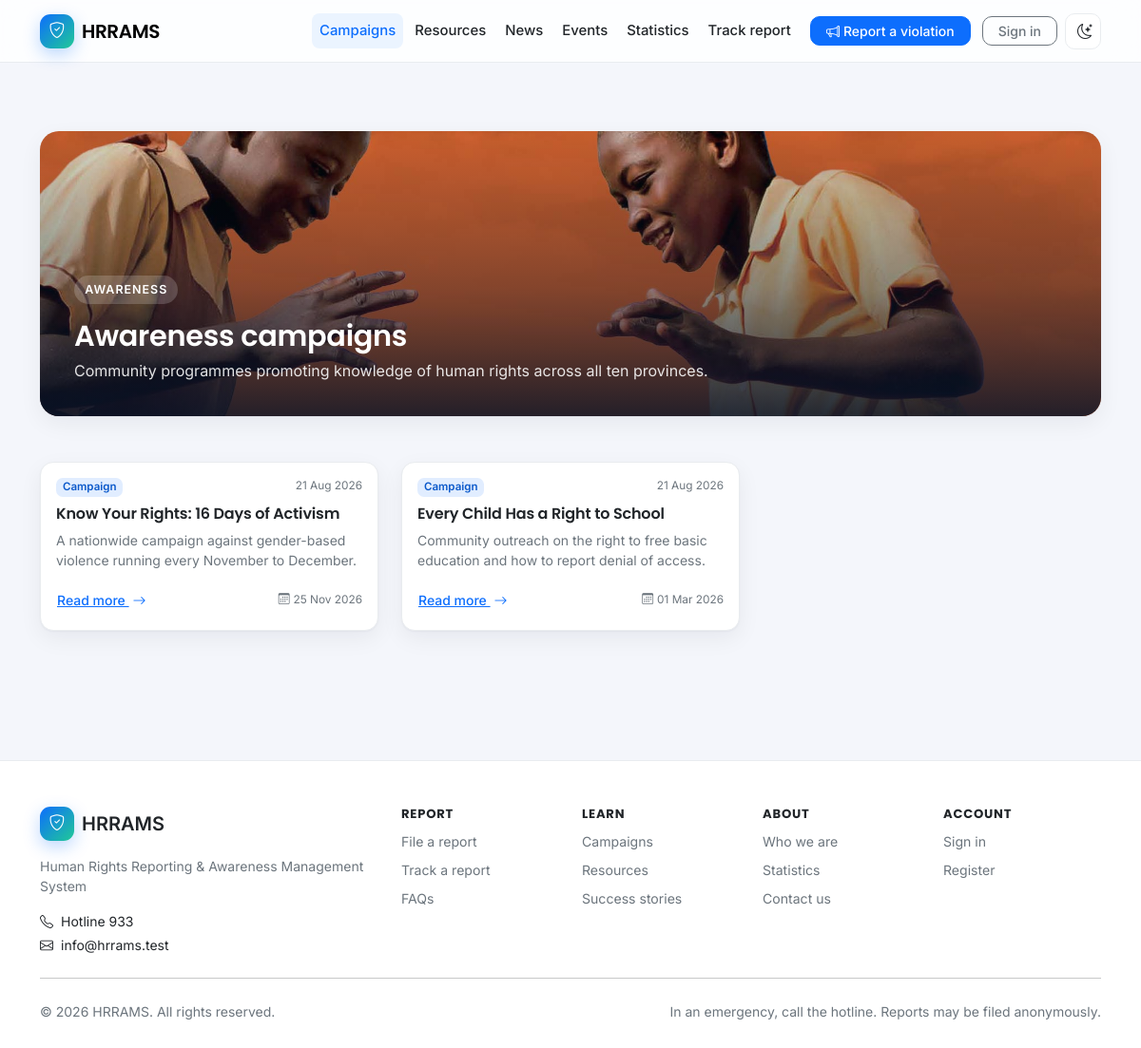
Page /campaigns on the committed database.
### tables this page shows
CREATE TABLE awareness_campaigns (
  id            BIGINT UNSIGNED AUTO_INCREMENT PRIMARY KEY,
  title         VARCHAR(200) NOT NULL,
  slug          VARCHAR(220) NOT NULL,
  type          ENUM('campaign','news','article','success_story','newsletter') NOT NULL DEFAULT 'campaign',
  summary       VARCHAR(500) NULL,
  body          MEDIUMTEXT   NULL,
  cover_path    VARCHAR(255) NULL,
  status        ENUM('draft','published','archived') NOT NULL DEFAULT 'draft',
  starts_on     DATE         NULL,
  ends_on       DATE         NULL,
  views         INT UNSIGNED NOT NULL DEFAULT 0,
  published_at  DATETIME     NULL,
  created_at    DATETIME     NOT NULL DEFAULT CURRENT_TIMESTAMP,
  updated_at    DATETIME     NULL ON UPDATE CURRENT_TIMESTAMP,
  created_by    INT UNSIGNED NULL,
  updated_by    INT UNSIGNED NULL,
  deleted_at    DATETIME     NULL,
  UNIQUE KEY uq_camp_slug (slug),
  KEY idx_camp_status_type (status, type),
  CONSTRAINT fk_camp_by FOREIGN KEY (created_by) REFERENCES users(id) ON DELETE SET NULL
);

CREATE TABLE settings (
  id            INT UNSIGNED AUTO_INCREMENT PRIMARY KEY,
  skey          VARCHAR(100) NOT NULL,
  svalue        TEXT         NULL,
  stype         ENUM('string','int','bool','json') NOT NULL DEFAULT 'string',
  group_name    VARCHAR(60)  NOT NULL DEFAULT 'general',
  created_at    DATETIME     NOT NULL DEFAULT CURRENT_TIMESTAMP,
  updated_at    DATETIME     NULL ON UPDATE CURRENT_TIMESTAMP,
  updated_by    INT UNSIGNED NULL,
  deleted_at    DATETIME     NULL,
  UNIQUE KEY uq_settings_key (skey)
);

### app/Views/awareness/list.php (the view, shortened to what the rows shown need)
<section class="section">
  <div class="container">
    <div class="page-banner mb-5">
      <img src="<?= e(asset('img/HR2.jpg')) ?>" alt="" aria-hidden="true">
      <div class="page-banner-body">
        <span class="eyebrow">Awareness</span>
        <h1 class="section-title fw-semibold mt-3"><?= e($heading) ?></h1>
        <p><?= e($lead) ?></p>
      </div>
    </div>
    <?php if ($items === []): ?>
      <div class="card">
        <div class="empty-state">
          <i class="bi bi-megaphone"></i>
          Nothing has been published here yet. Please check back soon.
        </div>
      </div>
    <?php else: ?>
      <div class="row g-4">
        <?php foreach ($items as $item): ?>
          <div class="col-md-6 col-lg-4">
            <article class="card card-hover h-100">
              <div class="card-body d-flex flex-column">
                <div class="d-flex justify-content-between align-items-start mb-2">
                  <span class="badge badge-soft bg-primary"><?= e(statusLabel((string)$item['type'])) ?></span>
                  <span class="text-muted fs-tiny">
                    <?= e(d($item['published_at'] ?: $item['created_at'])) ?>
                  </span>
                </div>
                <h2 class="h6 fw-semibold">
                  <a class="text-reset" href="<?= e(url('campaigns/' . $item['slug'])) ?>">
                    <?= e($item['title']) ?>
                  </a>
                </h2>
                <p class="text-muted small flex-grow-1"><?= e(excerpt($item['summary'], 140)) ?></p>
                <div class="d-flex justify-content-between align-items-center">
                  <a class="btn btn-link btn-sm px-0" href="<?= e(url('campaigns/' . $item['slug'])) ?>">
                    Read more <i class="bi bi-arrow-right ms-1"></i>
                  </a>
                  <?php if ($item['starts_on']): ?>
                    <span class="text-muted fs-tiny">
                      <i class="bi bi-calendar3 me-1"></i><?= e(d($item['starts_on'])) ?>
                    </span>
                  <?php endif; ?>
                </div>
              </div>
            </article>
          </div>
        <?php endforeach; ?>
      </div>
    <?php endif; ?>
  </div>
</section>

### app/Core/Router.php (shortened to what the rows shown need)
<?php
final class Router
{
    private array $routes = ['GET' => [], 'POST' => [], 'PUT' => [], 'PATCH' => [], 'DELETE' => []];
    private function add(string $method, string $pattern, array $handler, array $middleware): void
    {
        $this->routes[$method][] = [
            'pattern'    => '/' . trim($pattern, '/'),
            'handler'    => $handler,
            'middleware' => $middleware,
        ];
    }
    public function dispatch(): void
    {
        $method = Request::method();
        $path   = Request::path();
        foreach ($this->routes[$method] ?? [] as $route) {
            $params = $this->match($route['pattern'], $path);
            if ($params === null) {
                continue;
            }
            [$class, $action] = $route['handler'];
            (new $fqcn())->{$action}(...array_values($params));
            return;
        }
    }
    private function match(string $pattern, string $path): ?array
    {
        if ($pattern === $path) {
            return [];
        }
        $pSeg = explode('/', trim($pattern, '/'));
        $uSeg = explode('/', trim($path, '/'));
        if (count($pSeg) !== count($uSeg)) {
            return null;
        }
        $params = [];
        foreach ($pSeg as $i => $segment) {
            if ($segment !== $uSeg[$i]) {
                return null;
            }
        }
        return $params;
    }
}

### app/Views/layouts/public.php (shortened to what the rows shown need)
<?php
$siteName = (string)Setting::get('site_name', 'HRRAMS');
?>
<!doctype html>
<html lang="en" data-bs-theme="light">
<head>
<link href="https://cdn.jsdelivr.net/npm/bootstrap@5.3.3/dist/css/bootstrap.min.css" rel="stylesheet">
<link href="https://cdn.jsdelivr.net/npm/bootstrap-icons@1.11.3/font/bootstrap-icons.min.css" rel="stylesheet">
<link href="<?= e(asset('css/app.css')) ?>" rel="stylesheet">
</head>
<body class="site-public">
<nav class="navbar navbar-expand-lg site-nav sticky-top">
  <div class="container">
    <a class="navbar-brand d-flex align-items-center gap-2" href="<?= e(url('/')) ?>">
      <span class="brand-mark"><i class="bi bi-shield-check"></i></span>
      <span class="brand-text"><?= e($siteName) ?></span>
    </a>
    <div class="collapse navbar-collapse" id="nav">
      <ul class="navbar-nav ms-auto align-items-lg-center gap-lg-1">
        <li class="nav-item"><a class="nav-link<?= activeIf('campaigns') ?>" href="<?= e(url('campaigns')) ?>">Campaigns</a></li>
        <li class="nav-item"><a class="nav-link<?= activeIf('resources') ?>" href="<?= e(url('resources')) ?>">Resources</a></li>
        <li class="nav-item"><a class="nav-link<?= activeIf('news') ?>" href="<?= e(url('news')) ?>">News</a></li>
        <li class="nav-item"><a class="nav-link<?= activeIf('events') ?>" href="<?= e(url('events')) ?>">Events</a></li>
        <li class="nav-item"><a class="nav-link<?= activeIf('statistics') ?>" href="<?= e(url('statistics')) ?>">Statistics</a></li>
        <li class="nav-item"><a class="nav-link<?= activeIf('track') ?>" href="<?= e(url('track')) ?>">Track report</a></li>
        <li class="nav-item ms-lg-2">
          <a class="btn btn-primary btn-sm px-3" href="<?= e(url('report')) ?>">
            <i class="bi bi-megaphone me-1"></i>Report a violation
          </a>
        </li>
        <?php if (Auth::check()): ?>
          <li class="nav-item ms-lg-2">
            <a class="btn btn-outline-secondary btn-sm px-3" href="<?= e(url(Auth::homeRoute())) ?>">
              <i class="bi bi-speedometer2 me-1"></i>My area
            </a>
          </li>
        <?php else: ?>
          <li class="nav-item ms-lg-2">
            <a class="btn btn-outline-secondary btn-sm px-3" href="<?= e(url('login')) ?>">Sign in</a>
          </li>
        <?php endif; ?>
        <li class="nav-item ms-lg-1">
          <button class="btn btn-icon" type="button" id="themeToggle" aria-label="Toggle dark mode">
            <i class="bi bi-moon-stars"></i>
          </button>
        </li>
      </ul>
    </div>
  </div>
</nav>
<main id="main">
  <?= $content ?>
</main>
<footer class="site-footer">
  <div class="container">
    <div class="row g-4">
      <div class="col-lg-4">
        <div class="d-flex align-items-center gap-2 mb-3">
          <span class="brand-mark"><i class="bi bi-shield-check"></i></span>
          <span class="fw-semibold fs-5"><?= e($siteName) ?></span>
        </div>
        <p class="text-muted small mb-3"><?= e(Setting::get('site_tagline', '')) ?></p>
        <p class="small mb-1"><i class="bi bi-telephone me-2"></i>Hotline <?= e(Setting::get('hotline', '933')) ?></p>
        <p class="small mb-0"><i class="bi bi-envelope me-2"></i><?= e(Setting::get('contact_email', '')) ?></p>
      </div>
      <div class="col-6 col-lg-2">
        <h6 class="footer-title">Report</h6>
        <ul class="footer-links">
          <li><a href="<?= e(url('report')) ?>">File a report</a></li>
          <li><a href="<?= e(url('track')) ?>">Track a report</a></li>
          <li><a href="<?= e(url('faqs')) ?>">FAQs</a></li>
        </ul>
      </div>
      <div class="col-6 col-lg-2">
        <h6 class="footer-title">Learn</h6>
        <ul class="footer-links">
          <li><a href="<?= e(url('campaigns')) ?>">Campaigns</a></li>
          <li><a href="<?= e(url('resources')) ?>">Resources</a></li>
          <li><a href="<?= e(url('stories')) ?>">Success stories</a></li>
        </ul>
      </div>
      <div class="col-6 col-lg-2">
        <h6 class="footer-title">About</h6>
        <ul class="footer-links">
          <li><a href="<?= e(url('about')) ?>">Who we are</a></li>
          <li><a href="<?= e(url('statistics')) ?>">Statistics</a></li>
          <li><a href="<?= e(url('contact')) ?>">Contact us</a></li>
        </ul>
      </div>
      <div class="col-6 col-lg-2">
        <h6 class="footer-title">Account</h6>
        <ul class="footer-links">
          <li><a href="<?= e(url('login')) ?>">Sign in</a></li>
          <li><a href="<?= e(url('register')) ?>">Register</a></li>
        </ul>
      </div>
    </div>
    <hr class="my-4">
    <div class="d-flex flex-wrap justify-content-between gap-2 small text-muted">
      <span>&copy; <?= date('Y') ?> <?= e($siteName) ?>. All rights reserved.</span>
      <span>In an emergency, call the hotline. Reports may be filed anonymously.</span>
    </div>
  </div>
</footer>
</body>
</html>

### rows in the picture
awareness_campaigns: type "Campaign", published_at "21 Aug 2026", title "Know Your Rights: 16 Days of Activism", summary "A nationwide campaign against gender-based violence running every November to December.", starts_on "25 Nov 2026"
awareness_campaigns: type "Campaign", published_at "21 Aug 2026", title "Every Child Has a Right to School", summary "Community outreach on the right to free basic education and how to report denial of access.", starts_on "01 Mar 2026"
settings: svalue "Human Rights Reporting & Awareness Management System"
settings: svalue "933"
settings: svalue "info@hrrams.test"

### other values in the picture
$siteName "HRRAMS"
